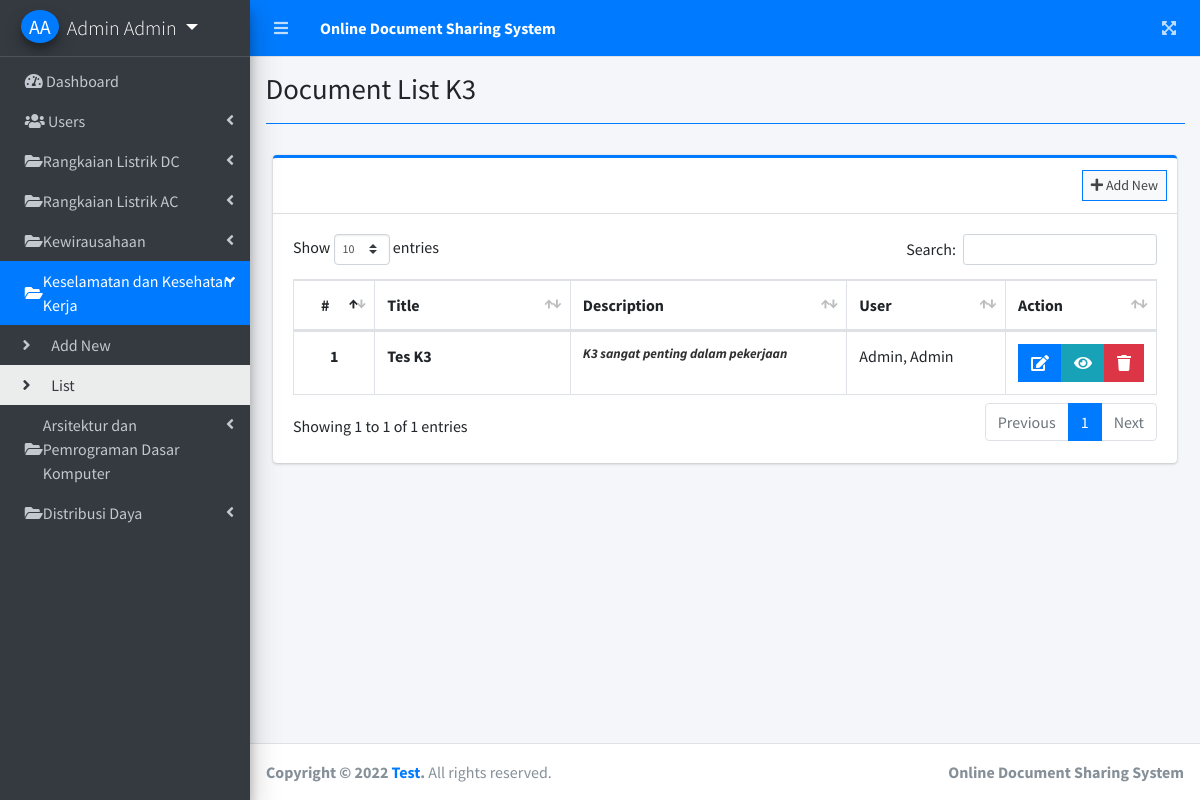
The page /index.php?page=document_list_k3 (signed in) on the database its author committed.
### tables this page shows
CREATE TABLE `k3` (
  `id` int(11) NOT NULL,
  `title` varchar(255) NOT NULL,
  `description` text NOT NULL,
  `file_json` text NOT NULL,
  `user_id` int(30) NOT NULL,
  `date_created` datetime NOT NULL DEFAULT current_timestamp()
);

### document_list_k3.php (the view, shortened to what this page needs)
<?php include'db_connect.php' ?>
<div class="col-lg-12">
	<div class="card card-outline card-primary">
		<div class="card-header">
			<div class="card-tools">
				<a class="btn btn-block btn-sm btn-default btn-flat border-primary" href="./index.php?page=new_document_k3"><i class="fa fa-plus"></i> Add New</a>
			</div>
		</div>
		<div class="card-body">
			<table class="table tabe-hover table-bordered" id="list">
			     <?php if($_SESSION['login_type'] == 1 ): ?>
				<colgroup>
					<col width="10%">
					<col width="25%">
					<col width="35%">
					<col width="20%">
					<col width="10%">
				</colgroup>
			    <?php endif; ?>
				<thead>
					<tr>
						<th class="text-center">#</th>
						<th>Title</th>
						<th>Description</th>
					     <?php if($_SESSION['login_type'] == 1 ): ?>
						<th>User</th>
					    <?php endif; ?>
						<th>Action</th>
					</tr>
				</thead>
				<tbody>
					<?php
					$i = 1;
					$where = '';
					if($_SESSION['login_type'] == 1 ):
					$user = $conn->query("SELECT * FROM users where id in (SELECT user_id FROM k3) ");
					while($row = $user->fetch_assoc()){
						$uname[$row['id']] = ucwords($row['lastname'].', '.$row['firstname'].' '.$row['middlename']);
					}
					else:
						$where = " where user_id = '{$_SESSION['login_id']}' ";
					endif;
					$qry = $conn->query("SELECT * FROM k3 $where order by unix_timestamp(date_created) desc ");
					while($row= $qry->fetch_assoc()):
						$trans = get_html_translation_table(HTML_ENTITIES,ENT_QUOTES);
						unset($trans["\""], $trans["<"], $trans[">"], $trans["<h2"]);
						$desc = strtr(html_entity_decode($row['description']),$trans);
						$desc=str_replace(array("<li>","</li>"), array("",", "), $desc);
					?>
					<tr>
						<th class="text-center"><?php echo $i++ ?></th>
						<td><b><?php echo ucwords($row['title']) ?></b></td>
						<td><b class="truncate"><?php echo strip_tags($desc) ?></b></td>
						  <?php if($_SESSION['login_type'] == 1 ): ?>
						<td><?php echo isset($uname[$row['user_id']]) ? $uname[$row['user_id']] : "Deleted User" ?></td>
					    <?php endif; ?>
						<td class="text-center">
		                    <div class="btn-group">
		                        <a href="./index.php?page=edit_document_k3&id=<?php echo $row['id'] ?>" class="btn btn-primary btn-flat">
		                          <i class="fas fa-edit"></i>
		                        </a>
		                        <a  href="./index.php?page=view_document_k3&id=<?php echo md5($row['id']) ?>" class="btn btn-info btn-flat">
		                          <i class="fas fa-eye"></i>
		                        </a>
		                        <button type="button" class="btn btn-danger btn-flat delete_file_k3" data-id="<?php echo $row['id'] ?>">
		                          <i class="fas fa-trash"></i>
		                        </button>
	                      </div>
						</td>
					</tr>
				<?php endwhile; ?>
				</tbody>
			</table>
		</div>
	</div>
</div>

### rows shown on the page
k3: title "Tes K3", description "K3 sangat penting dalam pekerjaan", user "Admin, Admin"

### other values the page prints
$_SESSION['login_firstname'].' '.$_SESSION['login_lastname'] "Admin Admin"
$title "Document List K3"
